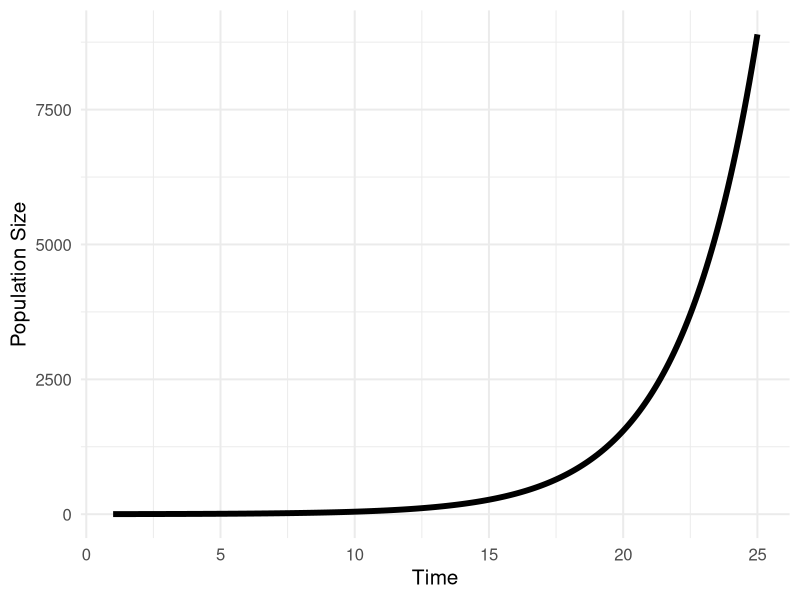
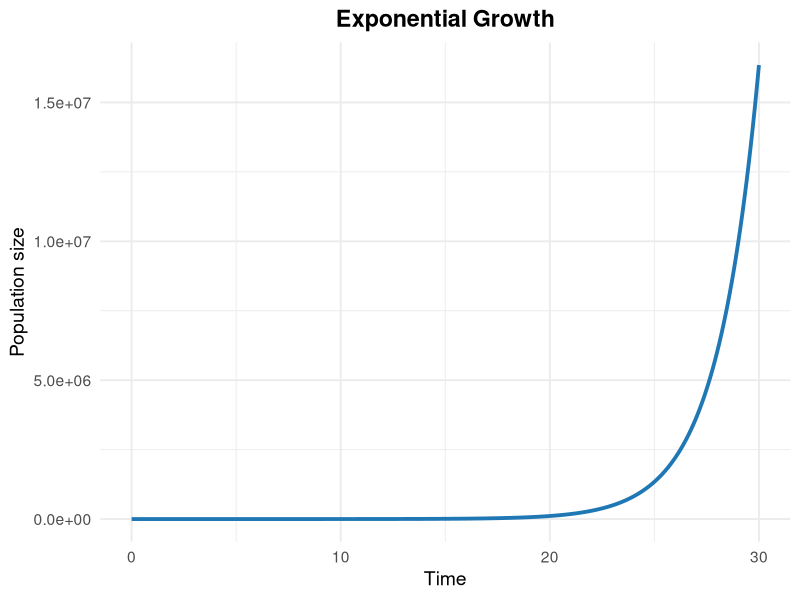
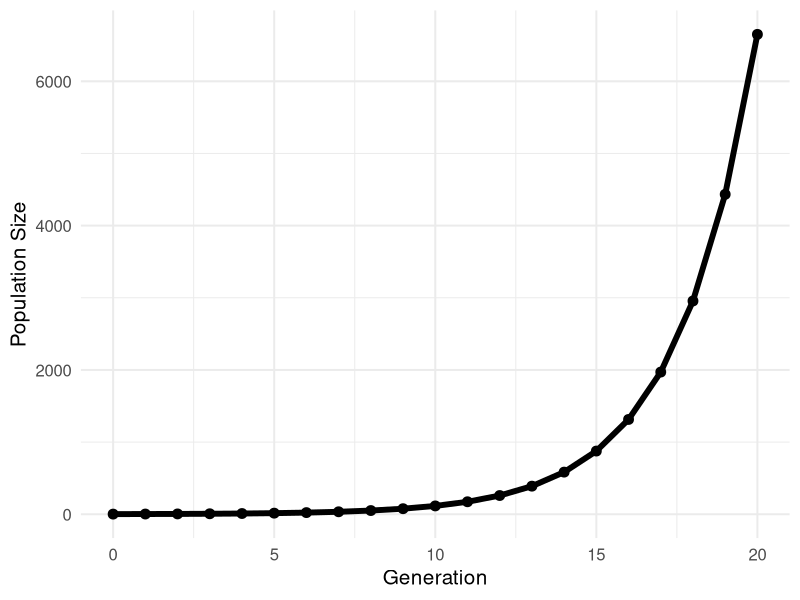
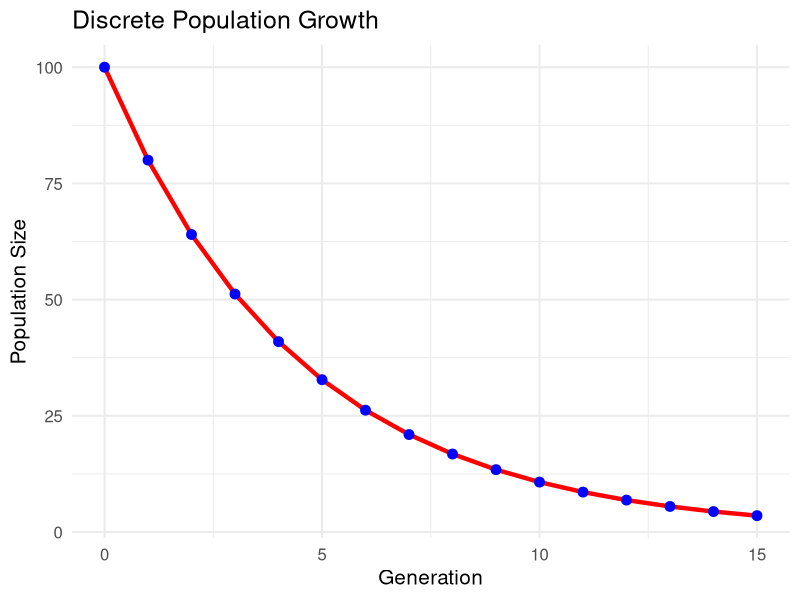
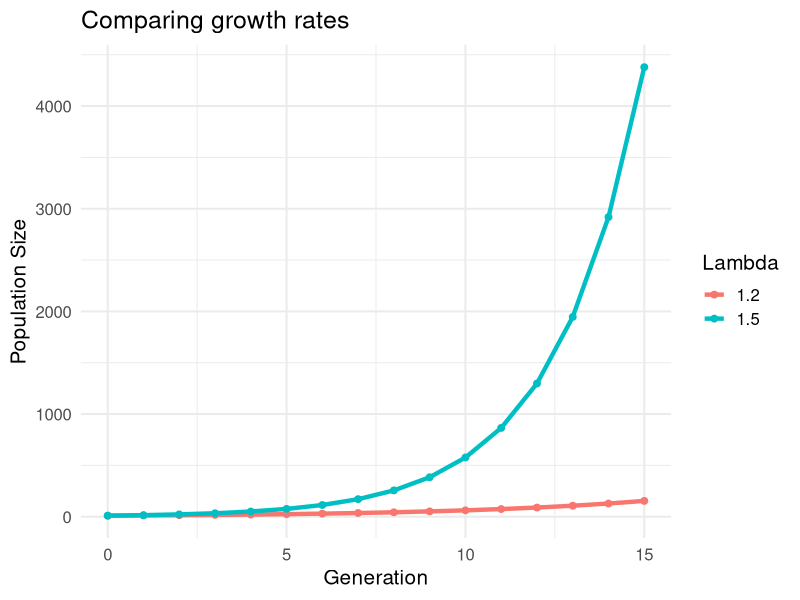
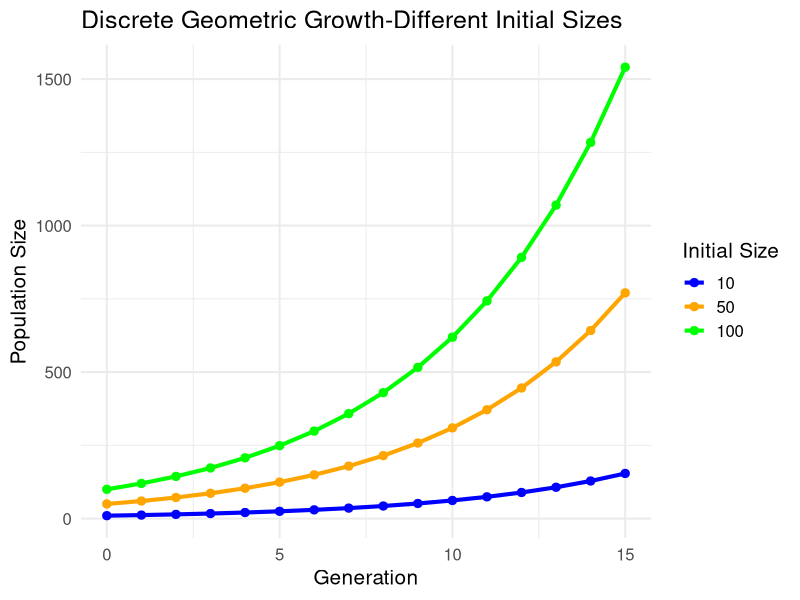
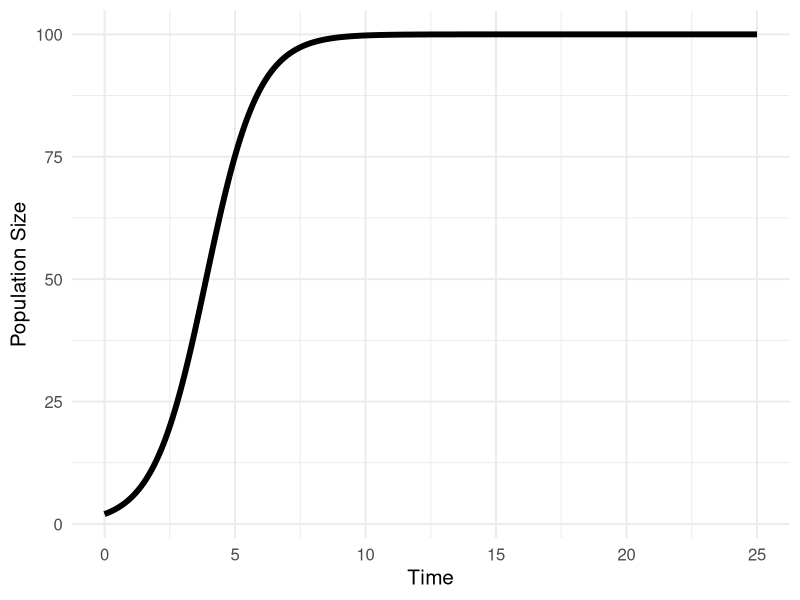
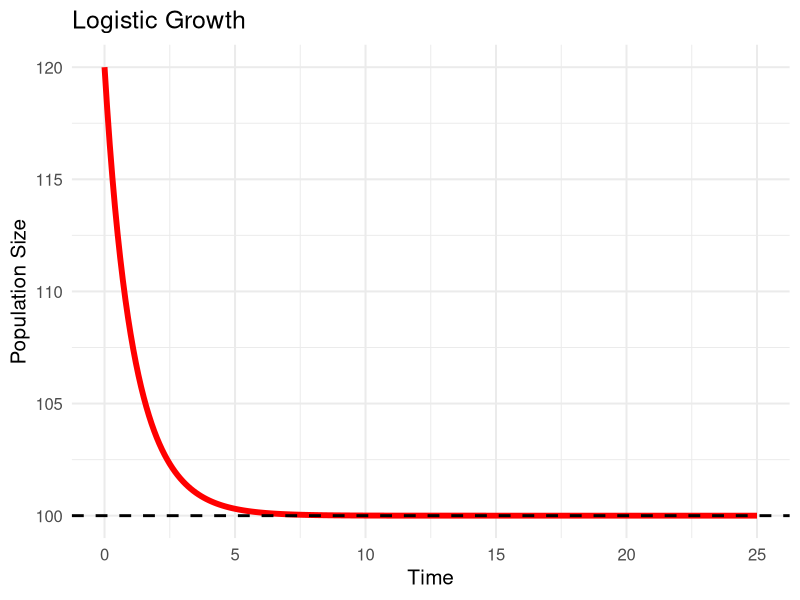

These figures' R source, in order:
## ---- chunk 1
knitr::opts_chunk$set(echo = TRUE)
set.seed(6)
library(tidyverse)
library(deSolve)

## ---- chunk 2
exp_mod <- function(time, state, parameters) {
  with(as.list(c(state, parameters)), {
    dN <- r * N
    list(c(dN))
  })
}
## ---- chunk 3
init_vals <- c(N = 2)
pars <- c(r = 0.35)
t <- seq(from = 1, to = 25, by = 0.1)
## ---- chunk 4
output <- ode(y = init_vals, times = t, func = exp_mod, parms = pars)
head(output)
## ---- chunk 5
output %>%
  ggplot(aes(x = time, y = N)) + 
  geom_line(linewidth = 2) + 
  theme_minimal(base_size = 15) + 
  xlab("Time") + ylab("Population Size")
## ---- chunk 6
# Define the exponential growth model
exp_mod <- function(time, state, parameters) {
  with(as.list(c(state, parameters)), {
    dN <- r * N
    list(dN = dN)      # return as named list
  })
}

# Initial conditions, parameters, and time sequence

init <- c(N = 5)
pars <- c(r = 0.5)
times <- seq(from = 0, to = 30, by = 0.1)

# Solve the ODE
result <- ode(y = init, times = times, func = exp_mod, parms = pars)

# Convert to data frame for plotting
df <- as.data.frame(result)

# Create the plot
ggplot(df, aes(x = time, y = N)) +
  geom_line(linewidth = 1.3, color = "#1f77b4") +
  theme_minimal(base_size = 14) +
  labs(title = "Exponential Growth" ,
       x = "Time",
       y = "Population size") +
  theme(plot.title = element_text(hjust = 0.5, face = "bold"))
## ---- chunk 7
N_0 <- 2
lambda <- 1.5
n_gens <- 20

# Create a vector to store results
N <- numeric(n_gens + 1)
N[1] <- N_0

# Loop through generations
for (t in 1:n_gens) {
  N[t + 1] <- lambda * N[t]
}

# Plot
data.frame(generation = 0:n_gens, N = N) %>%
  ggplot(aes(x = generation, y = N)) +
  geom_line(linewidth = 2) +
  geom_point(size = 3) +
  theme_minimal(base_size = 15) +
  xlab("Generation") + ylab("Population Size")
## ---- chunk 8

# Set parameters
N_0     <- 100
lambda  <- 0.8
n_gens  <- 15

# Create vector to store population sizes (index 1 = generation 0)
N <- numeric(n_gens + 1)
N[1] <- N_0

# Simulate over generations using a for loop
for (t in 1:n_gens) {
  N[t + 1] <- lambda * N[t]
}

# Create data frame for plotting and viewing
df <- data.frame(
  generation = 0:n_gens,
  N          = round(N, 2))
  
# Print the results to see exact values
print(df)

# Plot 
ggplot(df, aes(x = generation, y = N)) +
  geom_line(linewidth = 1.5, color = "red") +
  geom_point(size = 3, color = "blue") +
  theme_minimal(base_size = 15) +
  labs(
    title    = "Discrete Population Growth",
    x        = "Generation",
    y        = "Population Size")
## ---- chunk 9
# Define the lambda values we want to compare
lambda_vals <- c(1.2, 1.5)
n_gens <- 15

# Create an empty list to store results
results_list <- list()

# Loop through each lambda value
for (i in 1:length(lambda_vals)) {
  # Run simulation
  N <- numeric(n_gens + 1)
  N[1] <- 10  # Start both at N_0 = 10
  
  for (t in 1:n_gens) {
    N[t + 1] <- lambda_vals[i] * N[t]
  }
  
  # Store results in a data frame with an identifier
  results_list[[i]] <- data.frame(
    generation = 0:n_gens,
    N = N,
    lambda = lambda_vals[i]  # Add column to track which lambda
  )
}

# Combine all data frames into one
combined <- bind_rows(results_list)

# Plot with different colors for each lambda
combined %>%
  mutate(lambda = as.factor(lambda)) %>%
  ggplot(aes(x = generation, y = N, color = lambda)) +
  geom_line(linewidth = 1.5) +
  geom_point(size = 2) +
  theme_minimal(base_size = 15) +
  xlab("Generation") + ylab("Population Size") +
  labs(color = "Lambda", title = "Comparing growth rates")
## ---- chunk 10

# Parameters
lambda  <- 1.2
n_gens  <- 15
N0_vals <- c(10, 50, 100)

# Create an empty list to store results
results_list <- list()

# Loop through each initial population size
for (i in 1:length(N0_vals)) {
  N <- numeric(n_gens + 1)
  N[1] <- N0_vals[i]
  
  # Simulate generations
  for (t in 1:n_gens) {
    N[t + 1] <- lambda * N[t]
  }
  
  # Store in a data frame with identifier
  results_list[[i]] <- data.frame(
    generation = 0:n_gens,
    N          = N,
    N0         = N0_vals[i]
  )
}

# Combine all simulations
combined <- bind_rows(results_list)

# Make N0 a factor (for ordered legend)
combined <- combined %>%
  mutate(N0 = factor(N0, levels = c(10, 50, 100)))

# Plot — now with correct layering
ggplot(combined, aes(x = generation, y = N, color = N0, group = N0)) +
  geom_line(linewidth = 1.4) +
  geom_point(size = 2.5) +
  theme_minimal(base_size = 15) +
  scale_color_manual(values = c("blue", "orange", "green")) +
  labs(
    title = "Discrete Geometric Growth-Different Initial Sizes",
    x     = "Generation",
    y     = "Population Size",
    color = "Initial Size")

## ---- chunk 11
log_mod <- function(time, state, parameters) {
  with(as.list(c(state, parameters)), {
    dN <- r * N * (1 - N / K)
    list(c(dN))
  })
}

init_vals <- c(N = 2)
pars <- c(r = 1, K = 100)
t <- seq(from = 0, to = 25, by = 0.1)

output <- ode(y = init_vals, times = t, func = log_mod, parms = pars)

output %>%
  ggplot(aes(x = time, y = N)) + 
  geom_line(linewidth = 2) + 
  theme_minimal(base_size = 15) + 
  xlab("Time") + ylab("Population Size")
## ---- chunk 12
log_mod <- function(time, state, parameters) {
  with(as.list(c(state, parameters)), {
    dN <- r * N * (1 - N / K)
    list(c(dN))
  })
}

init_vals <- c(N = 120)
pars <- c(r = 0.8, K = 100)
t <- seq(from = 0, to = 25, by = 0.1)

output <- ode(y = init_vals, times = t, func = log_mod, parms = pars)

output %>%
  as.data.frame() %>%
  ggplot(aes(x = time, y = N)) +
  geom_line(linewidth = 2, color = "red") +
  geom_hline(yintercept = 100, linetype = "dashed", color = "black", linewidth = 1) +
  theme_minimal(base_size = 15) +
  xlab("Time") + 
  ylab("Population Size") +
  ggtitle("Logistic Growth")

## ---- chunk 13
# Define parameter values to compare
r_vals <- c(0.5, 1.0, 1.5)

# Create empty list to store results
results_list <- list()

# Loop through r values
for (i in 1:length(r_vals)) {
  # Run simulation
  pars <- c(r = r_vals[i], K = 100)
  output <- ode(y = c(N = 2), times = seq(0, 25, 0.1), 
                func = log_mod, parms = pars)
  
  # Convert to data frame and add identifier
  results_list[[i]] <- output %>%
    as.data.frame() %>%
    mutate(r = r_vals[i])
}

# Combine all results
combined_data <- bind_rows(results_list)

# Plot
combined_data %>%
  mutate(r = as.factor(r)) %>%
  ggplot(aes(x = time, y = N, color = r)) +
  geom_line(linewidth = 1.5) +
  theme_minimal(base_size = 15) +
  xlab("Time") + ylab("Population Size") +
  labs(color = "Growth rate (r)", title = "Effect of intrinsic growth rate on logistic dynamics")
## ---- chunk 14

# Define parameter values to compare
K_vals <- c(50, 100, 150)

# Create empty list to store results
results_list <- list()

# Loop through K values
for (i in 1:length(K_vals)) {
  # Run simulation
  pars <- c(r = 1.0, K = K_vals[i])
  output <- ode(y = c(N = 2), times = seq(0, 25, 0.1), 
                func = log_mod, parms = pars)
  
  # Convert to data frame and add identifier
  results_list[[i]] <- output %>%
    as.data.frame() %>%
    mutate(K = K_vals[i])
}

# Combine all results
combined_data <- bind_rows(results_list)

# Plot
combined_data %>%
  mutate(K = as.factor(K)) %>%
  ggplot(aes(x = time, y = N, color = K)) +
  geom_line(linewidth = 1.5) +
  theme_minimal(base_size = 15) +
  xlab("Time") + ylab("Population Size") +
  labs(color = "Carrying Capacity (K)", 
       title = "Effect of Carrying Capacity on Logistic Dynamics")

## ---- chunk 15
# Define combinations to compare
param_combos <- data.frame(
  r = c(0.5, 0.5, 1.5, 1.5),
  K = c(50, 100, 50, 100)
)

# Create empty list
results_list <- list()

# Loop through parameter combinations
for (i in 1:nrow(param_combos)) {
  pars <- c(r = param_combos$r[i], K = param_combos$K[i])
  output <- ode(y = c(N = 2), times = seq(0, 25, 0.1), 
                func = log_mod, parms = pars)
  
  results_list[[i]] <- output %>%
    as.data.frame() %>%
    mutate(scenario = paste0("r=", param_combos$r[i], ", K=", param_combos$K[i]))
}

# Combine and plot
combined_data <- bind_rows(results_list)

combined_data %>%
  ggplot(aes(x = time, y = N, color = scenario)) +
  geom_line(linewidth = 1.5) +
  theme_minimal(base_size = 15) +
  xlab("Time") + ylab("Population Size") +
  labs(color = "Parameter combination", title = "Joint effects of r and K")
## ---- chunk 16

# Define the four combinations of r and K to compare
param_combos <- data.frame(
  r = c(0.1, 0.5, 2.0, 1.0),
  K = c(50, 100, 50, 200)
)

# Create empty list to store simulation results
results_list <- list()

# Loop through each row of parameter combinations
for (i in 1:nrow(param_combos)) {
  pars <- c(r = param_combos$r[i], K = param_combos$K[i])
  
  output <- ode(y = c(N = 2), 
                times = seq(0, 25, 0.1), 
                func = log_mod, 
                parms = pars)
  

  results_list[[i]] <- output %>%
    as.data.frame() %>%
    mutate(scenario = paste0("r = ", param_combos$r[i], ", K = ", param_combos$K[i]))
}

# Combine all simulations into one data frame
combined_data <- bind_rows(results_list)
combined_data <- combined_data %>%
  mutate(scenario = factor(scenario, levels = unique(scenario)))

# Plot all four trajectories
combined_data %>%
  ggplot(aes(x = time, y = N, color = scenario)) +
  geom_line(linewidth = 1.5) +
  geom_hline(yintercept = c(50, 100), linetype = "dashed", color = "grey60", linewidth = 0.8) +
  theme_minimal(base_size = 15) +
  xlab("Time") + 
  ylab("Population Size") +
  labs(
    color = "Parameter combination",
    title = "Joint Effects of r and K on Logistic Growth"
  )
## ---- chunk 17
N_0 <- 1
r <- 1.9
K <- 100
n_gens <- 50

N <- numeric(n_gens + 1)
N[1] <- N_0

for (t in 1:n_gens) {
  N[t + 1] <- N[t] + r * N[t] * (1 - N[t] / K)
}

data.frame(generation = 0:n_gens, N = N) %>%
  ggplot(aes(x = generation, y = N)) +
  geom_line(linewidth = 1) +
  geom_point(size = 2) +
  theme_minimal(base_size = 15) +
  xlab("Generation") + ylab("Population Size")
## ---- chunk 18
# Function to simulate discrete logistic growth
sim_discrete_logistic <- function(r, K, N_0, n_gens) {
  N <- numeric(n_gens + 1)
  N[1] <- N_0
  for (t in 1:n_gens) {
    N[t + 1] <- N[t] + r * N[t] * (1 - N[t] / K)
  }
  # Return as data frame
  data.frame(generation = 0:n_gens, N = N)
} # end function

# Example: compare r = 1.5 and r = 2.0
# Define the r values we want to compare
r_vals <- c(1.5, 2.0)

# Create empty list to store results
results_list <- list()

# Loop through r values
for (i in 1:length(r_vals)) {
  results_list[[i]] <- sim_discrete_logistic(r = r_vals[i], K = 100, N_0 = 1, n_gens = 50) %>%
    mutate(r = r_vals[i])
}

# Combine and plot
combined <- bind_rows(results_list)

combined %>%
  mutate(r = as.factor(r)) %>%
  ggplot(aes(x = generation, y = N, color = r)) +
  geom_line(linewidth = 1) +
  geom_point(size = 1.5, alpha = 0.6) +
  theme_minimal(base_size = 15) +
  xlab("Generation") + ylab("Population Size") +
  labs(color = "Growth rate")
## ---- chunk 19
combined %>%
  mutate(r = as.factor(r)) %>%
  ggplot(aes(x = generation, y = N, color = r)) +
  facet_wrap(~ r, ncol = 1, labeller = label_both) +  # label_both plots the variable name and value (see ?labellers)
  geom_line(linewidth = 1) +
  geom_point(size = 1.5, alpha = 0.6) +
  theme_minimal(base_size = 15) +
  xlab("Generation") + ylab("Population Size") +
  labs(color = "Growth rate")

## ---- chunk 20

# Simulation function (unchanged)
sim_discrete_logistic <- function(r, K, N0, n_gens) {
  N <- numeric(n_gens + 1)
  N[1] <- N0
  for (t in 1:n_gens) {
    N[t + 1] <- N[t] + r * N[t] * (1 - N[t] / K)
  }
  data.frame(generation = 0:n_gens, N = N)
}

# Parameters
K <- 100
N0 <- 10
n_gens <- 100
r_vals <- c(2.5, 2.8)

# Run simulations and add r as factor for coloring
results <- lapply(r_vals, function(r) {
  sim_discrete_logistic(r = r, K = K, N0 = N0, n_gens = n_gens) %>%
    mutate(r = as.factor(r))
})

combined <- bind_rows(results)

# Plot with color, legend, and facets
ggplot(combined, aes(x = generation, y = N, color = r)) +
  geom_line(linewidth = 1.1) +
  geom_point(size = 1.8, alpha = 0.7) +
  facet_wrap(~ r, ncol = 1, labeller = label_both) +
  scale_color_manual(values = c("2.5" = "#d73027", "2.8" = "#4575b4"),
                     name = "Growth rate (r)") +
  theme_minimal(base_size = 14) +
  theme(legend.position = "top",
        legend.title = element_text(face = "bold"),
        strip.text = element_text(size = 12, face = "bold")) +
  xlab("Generation") +
  ylab("Population size")

## ---- chunk 21
glv_comp <- function(time, state, parameters) {
  with(as.list(c(state, parameters)), {
    dN1 <- r1 * N1 * (1 + a11 * N1 + a12 * N2)
    dN2 <- r2 * N2 * (1 + a21 * N1 + a22 * N2)
    list(c(dN1, dN2))
  })
}

init_vals <- c(N1 = 10, N2 = 10)
pars <- c(r1 = 1.0, r2 = 0.8,
          a11 = -0.01, a12 = -0.008,  # Species 1 self-limits and competes with 2
          a21 = -0.012, a22 = -0.01)  # Species 2 self-limits and competes with 1
t <- seq(from = 0, to = 50, by = 0.1)

output <- ode(y = init_vals, times = t, func = glv_comp, parms = pars)

# To plot both species on the same graph, we reshape the data
# pivot_longer() converts the wide format (separate N1 and N2 columns)
# into long format (one column for species names, one for abundances)
output_long <- output %>%
  as.data.frame() %>%
  pivot_longer(cols = c(N1, N2), names_to = "species", values_to = "N")
head(output_long) # look at it compared to output
head(output) # look at it compared to output

ggplot(output_long, aes(x = time, y = N, color = species)) +
  geom_line(linewidth = 1.5) +
  theme_minimal(base_size = 15) +
  xlab("Time") + ylab("Population Size") +
  labs(color = "Species")

## ---- chunk 22

glv_comp <- function(time, state, parameters) {
  with(as.list(c(state, parameters)), {
    dN1 <- r1 * N1 * (1 + a11 * N1 + a12 * N2)
    dN2 <- r2 * N2 * (1 + a21 * N1 + a22 * N2)
    list(c(dN1, dN2))
  })
}

init_vals <- c(N1 = 10, N2 = 10)

pars <- c(
  r1 = 1.0,
  r2 = 0.8,
  a11 = -0.01,
  a22 = -0.01,
  a12 = -0.02,
  a21 = -0.02
)

t <- seq(from = 0, to = 50, by = 0.1)

output <- ode(y = init_vals, times = t, func = glv_comp, parms = pars)

output_long <- output %>%
  as.data.frame() %>%
  pivot_longer(cols = c(N1, N2),
               names_to = "species",
               values_to = "N")

ggplot(output_long, aes(x = time, y = N, color = species)) +
  geom_line(linewidth = 1.5) +
  theme_minimal(base_size = 15) +
  xlab("Time") +
  ylab("Population size") +
  labs(color = "Species")

## ---- chunk 23

glv_comp <- function(time, state, parameters) {
  with(as.list(c(state, parameters)), {
    dN1 <- r1 * N1 * (1 + a11 * N1 + a12 * N2)
    dN2 <- r2 * N2 * (1 + a21 * N1 + a22 * N2) 
    list(c(dN1, dN2))
  })
}

init_vals <- c(N1 = 10, N2 = 10)

pars <- c(
  r1 = 1.0,
  r2 = 0.8,
  a11 = -0.01,
  a12 = -0.008,
  a21 = -0.012,
  a22 = 0.01  
)

t <- seq(from = 0, to = 3, by = 0.01) 

output <- ode(y = init_vals, times = t, func = glv_comp, parms = pars, method = "vode")

output_long <- output %>%
  as.data.frame() %>%
  pivot_longer(cols = c(N1, N2), names_to = "species", values_to = "N")

ggplot(output_long, aes(x = time, y = N, color = species)) +
  geom_line(linewidth = 1.5) +
  theme_minimal(base_size = 15) +
  xlab("Time") +
  ylab("Population size") +
  labs(color = "Species")


## ---- chunk 24

# 3-species gLV function
glv_comp_3 <- function(time, state, parameters) {
  with(as.list(c(state, parameters)), {
    dN1 <- r1 * N1 * (1 + a11 * N1 + a12 * N2 + a13 * N3)
    dN2 <- r2 * N2 * (1 + a21 * N1 + a22 * N2 + a23 * N3)
    dN3 <- r3 * N3 * (1 + a31 * N1 + a32 * N2 + a33 * N3)
    list(c(dN1, dN2, dN3))
  })
}

# Initial populations
init_vals <- c(N1 = 10, N2 = 10, N3 = 10)

# Parameters (chosen to allow coexistence)
pars <- c(
  r1 = 1.0, r2 = 0.9, r3 = 0.8,
  a11 = -0.01, a12 = -0.005, a13 = -0.004,
  a21 = -0.006, a22 = -0.01, a23 = -0.005,
  a31 = -0.004, a32 = -0.006, a33 = -0.01
)

# Time sequence
t <- seq(from = 0, to = 100, by = 0.1)

# Solve ODE
output <- ode(y = init_vals, times = t, func = glv_comp_3, parms = pars, method = "vode")

# Reshape for plotting
output_long <- output %>%
  as.data.frame() %>%
  pivot_longer(cols = c(N1, N2, N3), names_to = "species", values_to = "N")

# Plot
ggplot(output_long, aes(x = time, y = N, color = species)) +
  geom_line(linewidth = 1.5) +
  theme_minimal(base_size = 15) +
  xlab("Time") +
  ylab("Population size") +
  labs(color = "Species")
